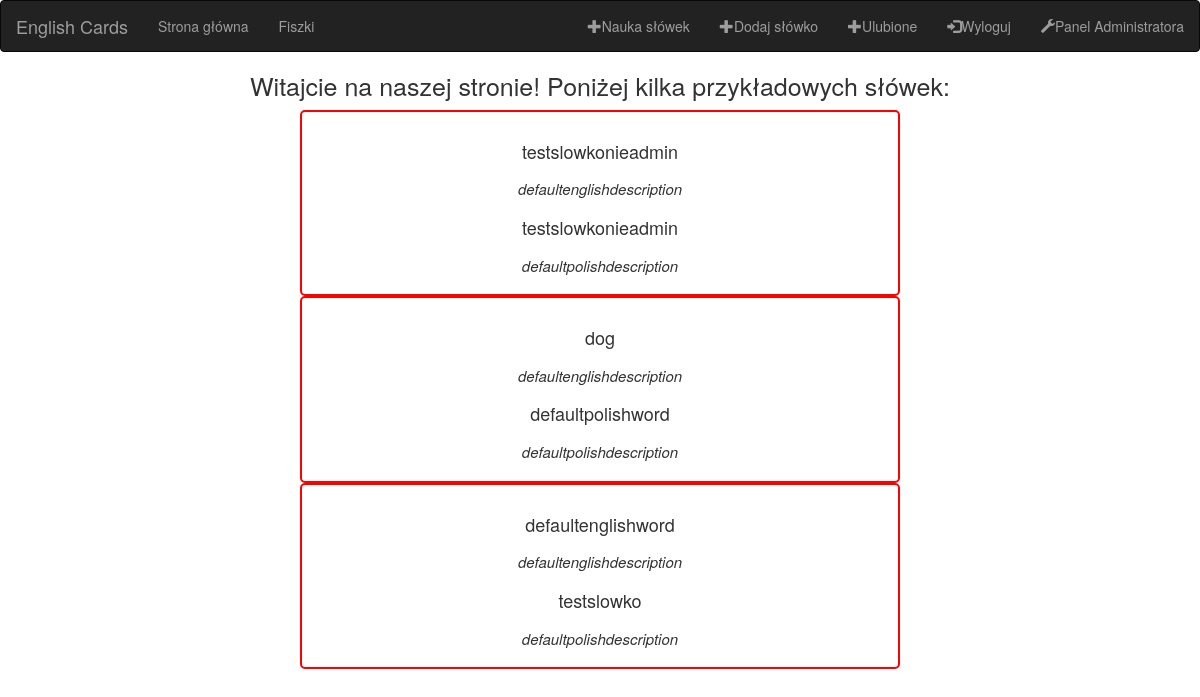
Screenshot of / (signed in) with the database file from the repository.
### words/models.py (models this page shows, shortened)
class MemoryCard(models.Model):
    polishName = models.CharField(verbose_name="Polskie słowo", blank=False, null=False, default = "defaultpolishword", max_length=50)
    englishName = models.CharField(verbose_name="Angielskie słowo", blank=False, null=False, default = "defaultenglishword", max_length=50)
    polishDescription = models.TextField(verbose_name="Polski opis", blank=False, null=False, default = "defaultpolishdescription", max_length=500)
    englishDescription = models.TextField(verbose_name="Angielski opis", blank=False, null=False, default = "defaultenglishdescription", max_length=500)
    wordLevel = models.IntegerField(choices=english_level, default=0, verbose_name='Poziom słówka')
    confirmation_status = models.IntegerField(choices=confirmation_status, default=0, verbose_name='Status')
    class Meta:
        verbose_name = "Słówko"
        verbose_name_plural = "Słówka"

### logins/views.py (the view)
# urls.py: 2. Add a URL to urlpatterns:  path('', views.home, name='home')
def home(request):
    cards = list(MemoryCard.objects.all())
    dailyWords = random.sample(cards, 3)
    context = {'dailyWords' : dailyWords}
    return render (request, 'logins/home.html', context)

### logins/templates/logins/home.html
{% include 'navbar.html' %}
{% load static %}
<link rel ="stylesheet" href ="{% static 'logins/home.css' %}">
<h1>Witajcie na naszej stronie! Poniżej kilka przykładowych słówek:</h1>
{% for word in dailyWords  %}
<div class = "word">
<h2>{{word.englishName}}</h2>
<h3>{{word.englishDescription}}</h3>
<h2>{{word.polishName}}</h2>
<h3>{{word.polishDescription}}</h3>
</div>
{% endfor %}

### logins/static/logins/home.css (style rules this page uses)
h2 { font-size: 18px; font-style: bold; }
h3 { font-size: 15px; font-style: italic; }
.word { width: 50%; text-align: center; border: 2px solid red; border-radius: 5px; margin: 0 auto; padding: 10px; word-wrap: break-word; }
h1 { text-align: center; font-size: 25px; }

### rows the page displays
MemoryCard: englishName "testslowkonieadmin", englishDescription "defaultenglishdescription", polishName "testslowkonieadmin", polishDescription "defaultpolishdescription"
MemoryCard: englishName "dog", englishDescription "defaultenglishdescription", polishName "defaultpolishword", polishDescription "defaultpolishdescription"
MemoryCard: englishName "defaultenglishword", englishDescription "defaultenglishdescription", polishName "testslowko", polishDescription "defaultpolishdescription"
